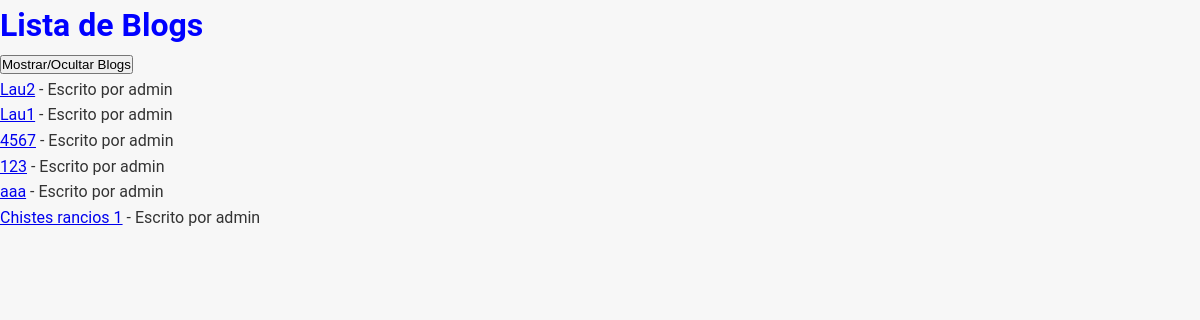
/blog/, run on an earlier commit of the app's database.
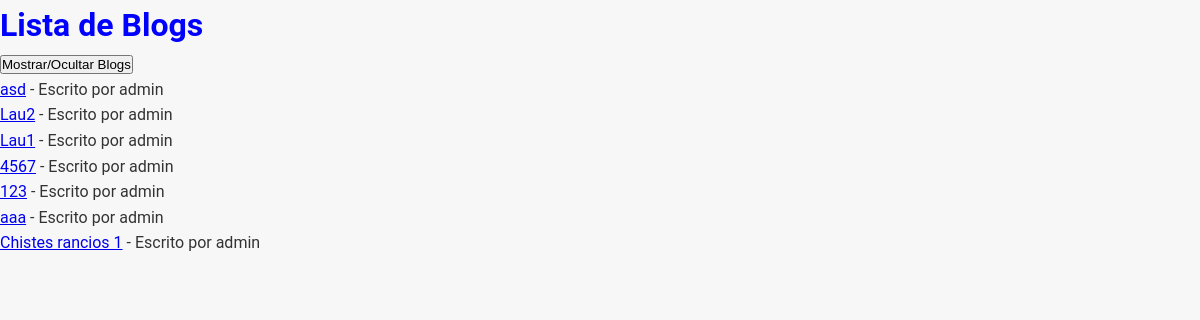
And on a later commit of the database.
### blog/models.py (models this page shows)
class Blog(models.Model):
    CATEGORY_CHOICES = [
        ('Política', 'Política'),
        ('Tecnología', 'Tecnología'),
        ('Ciencia', 'Ciencia'),
        ('Humor', 'Humor'),
    ]
    title = models.CharField(max_length=200)
    subtitle = models.CharField(max_length=200)
    body = RichTextField()
    author = models.ForeignKey(
        settings.AUTH_USER_MODEL,
        on_delete=models.CASCADE
    )
    date = models.DateTimeField(auto_now_add=True)
    image = models.ImageField(upload_to='blog_images/')
    category = models.CharField(max_length=100, choices=CATEGORY_CHOICES, default='Humor')

### accounts/models.py (models this page shows)
class CustomUser(AbstractUser):
    profile_image = models.ImageField(upload_to='profile_images/', blank=True, null=True)
    description = models.TextField(blank=True, null=True)
    website = models.URLField(blank=True, null=True)

### blog/views.py (the view)
# urls.py: path('', views.blog_list, name='blog_list'),
def blog_list(request):
    blogs = Blog.objects.all().order_by('-date')
    return render(request, 'blog/blog_list.html', {'blogs': blogs})

### blog/templates/blog/blog_list.html (shortened to what this page needs)
{% load static %}
<!DOCTYPE html>
<html>
<head>
    <link rel="stylesheet" href="{% static 'css/style.css' %}">
</head>
<body>
    <h1>Lista de Blogs</h1>
    <button id="toggleContentButton">Mostrar/Ocultar Blogs</button>
    <div id="toggleContent">
        <ul>
            {% for blog in blogs %}
                <li>
                    <a href="{% url 'blog_detail' pk=blog.pk %}">{{ blog.title }}</a>
                    - Escrito por {{ blog.author }}
                </li>
            {% empty %}
                <li>No hay blogs aún.</li>
            {% endfor %}
        </ul>
    </div>
</body>
</html>

What changed in the data, as far as the page shows it:
added Blog: title "asd", author "admin"
